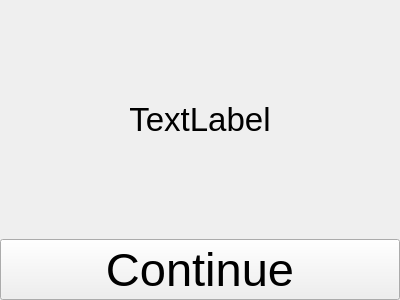
<?xml version="1.0" encoding="UTF-8"?>
<ui version="4.0">
 <class>ShowIpScreen</class>
 <widget class="QWidget" name="ShowIpScreen">
  <property name="geometry">
   <rect>
    <x>0</x>
    <y>0</y>
    <width>400</width>
    <height>300</height>
   </rect>
  </property>
  <property name="windowTitle">
   <string>Form</string>
  </property>
  <layout class="QGridLayout" name="gridLayout" rowstretch="0,0" rowminimumheight="0,0">
   <property name="leftMargin">
    <number>0</number>
   </property>
   <property name="topMargin">
    <number>0</number>
   </property>
   <property name="rightMargin">
    <number>0</number>
   </property>
   <property name="bottomMargin">
    <number>0</number>
   </property>
   <property name="spacing">
    <number>0</number>
   </property>
   <item row="0" column="0">
    <widget class="QLabel" name="label">
     <property name="font">
      <font>
       <pointsize>25</pointsize>
      </font>
     </property>
     <property name="text">
      <string>TextLabel</string>
     </property>
     <property name="alignment">
      <set>Qt::AlignCenter</set>
     </property>
    </widget>
   </item>
   <item row="1" column="0">
    <widget class="QPushButton" name="pushButton">
     <property name="font">
      <font>
       <pointsize>35</pointsize>
      </font>
     </property>
     <property name="text">
      <string>Continue</string>
     </property>
    </widget>
   </item>
  </layout>
 </widget>
 <resources/>
 <connections/>
</ui>
